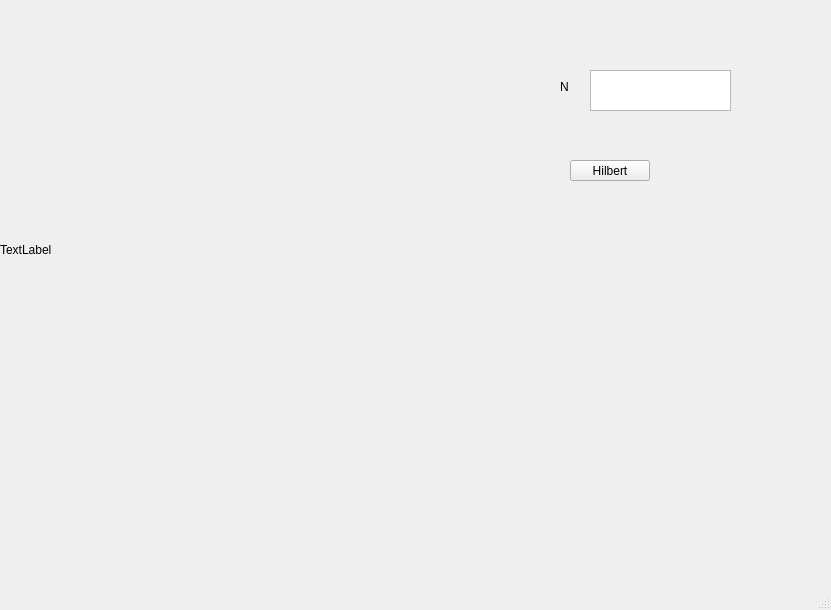
<?xml version="1.0" encoding="UTF-8"?>
<ui version="4.0">
 <class>MainWindow</class>
 <widget class="QMainWindow" name="MainWindow">
  <property name="geometry">
   <rect>
    <x>0</x>
    <y>0</y>
    <width>831</width>
    <height>610</height>
   </rect>
  </property>
  <property name="windowTitle">
   <string>MainWindow</string>
  </property>
  <widget class="QWidget" name="centralwidget">
   <widget class="QLabel" name="label">
    <property name="geometry">
     <rect>
      <x>0</x>
      <y>0</y>
      <width>500</width>
      <height>500</height>
     </rect>
    </property>
    <property name="text">
     <string>TextLabel</string>
    </property>
   </widget>
   <widget class="QLabel" name="label_2">
    <property name="geometry">
     <rect>
      <x>560</x>
      <y>80</y>
      <width>47</width>
      <height>13</height>
     </rect>
    </property>
    <property name="text">
     <string>N</string>
    </property>
   </widget>
   <widget class="QTextEdit" name="textEdit">
    <property name="geometry">
     <rect>
      <x>590</x>
      <y>70</y>
      <width>141</width>
      <height>41</height>
     </rect>
    </property>
   </widget>
   <widget class="QPushButton" name="pushButton">
    <property name="geometry">
     <rect>
      <x>570</x>
      <y>160</y>
      <width>80</width>
      <height>21</height>
     </rect>
    </property>
    <property name="text">
     <string>Hilbert</string>
    </property>
   </widget>
  </widget>
  <widget class="QMenuBar" name="menubar">
   <property name="geometry">
    <rect>
     <x>0</x>
     <y>0</y>
     <width>831</width>
     <height>20</height>
    </rect>
   </property>
  </widget>
  <widget class="QStatusBar" name="statusbar"/>
 </widget>
 <resources/>
 <connections/>
</ui>
